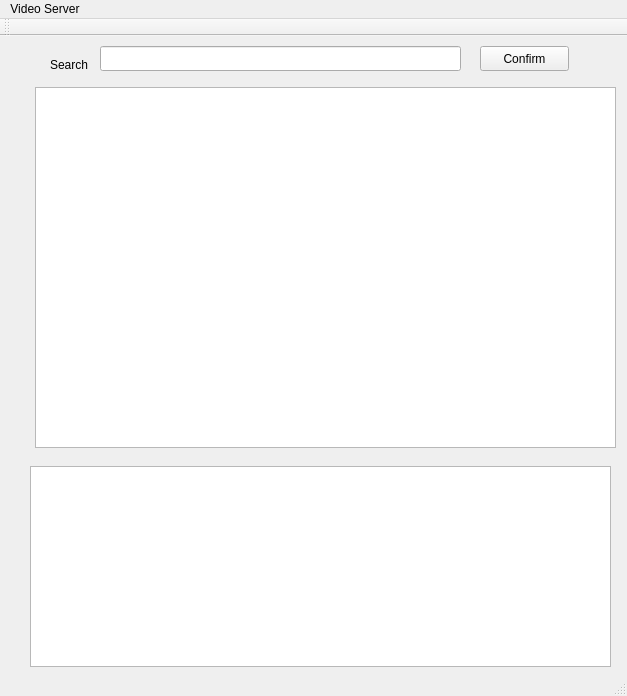
<?xml version="1.0" encoding="UTF-8"?>
<ui version="4.0">
 <class>MainWindow</class>
 <widget class="QMainWindow" name="MainWindow">
  <property name="geometry">
   <rect>
    <x>0</x>
    <y>0</y>
    <width>627</width>
    <height>696</height>
   </rect>
  </property>
  <property name="windowTitle">
   <string>MainWindow</string>
  </property>
  <widget class="QWidget" name="centralWidget">
   <widget class="QListWidget" name="VideoList">
    <property name="geometry">
     <rect>
      <x>35</x>
      <y>51</y>
      <width>581</width>
      <height>361</height>
     </rect>
    </property>
   </widget>
   <widget class="QTextEdit" name="ShowText">
    <property name="geometry">
     <rect>
      <x>30</x>
      <y>430</y>
      <width>581</width>
      <height>201</height>
     </rect>
    </property>
    <property name="readOnly">
     <bool>true</bool>
    </property>
   </widget>
   <widget class="QLineEdit" name="SearchText">
    <property name="geometry">
     <rect>
      <x>100</x>
      <y>10</y>
      <width>361</width>
      <height>25</height>
     </rect>
    </property>
   </widget>
   <widget class="QPushButton" name="SearchButton">
    <property name="geometry">
     <rect>
      <x>480</x>
      <y>10</y>
      <width>89</width>
      <height>25</height>
     </rect>
    </property>
    <property name="text">
     <string>Confirm</string>
    </property>
   </widget>
   <widget class="QLabel" name="label">
    <property name="geometry">
     <rect>
      <x>50</x>
      <y>20</y>
      <width>67</width>
      <height>17</height>
     </rect>
    </property>
    <property name="text">
     <string>Search</string>
    </property>
   </widget>
  </widget>
  <widget class="QMenuBar" name="menuBar">
   <property name="geometry">
    <rect>
     <x>0</x>
     <y>0</y>
     <width>627</width>
     <height>31</height>
    </rect>
   </property>
   <widget class="QMenu" name="menuVideo_Server">
    <property name="title">
     <string>Video Server</string>
    </property>
   </widget>
   <addaction name="menuVideo_Server"/>
  </widget>
  <widget class="QToolBar" name="mainToolBar">
   <attribute name="toolBarArea">
    <enum>TopToolBarArea</enum>
   </attribute>
   <attribute name="toolBarBreak">
    <bool>false</bool>
   </attribute>
  </widget>
  <widget class="QStatusBar" name="statusBar"/>
 </widget>
 <layoutdefault spacing="6" margin="11"/>
 <resources/>
 <connections/>
</ui>
